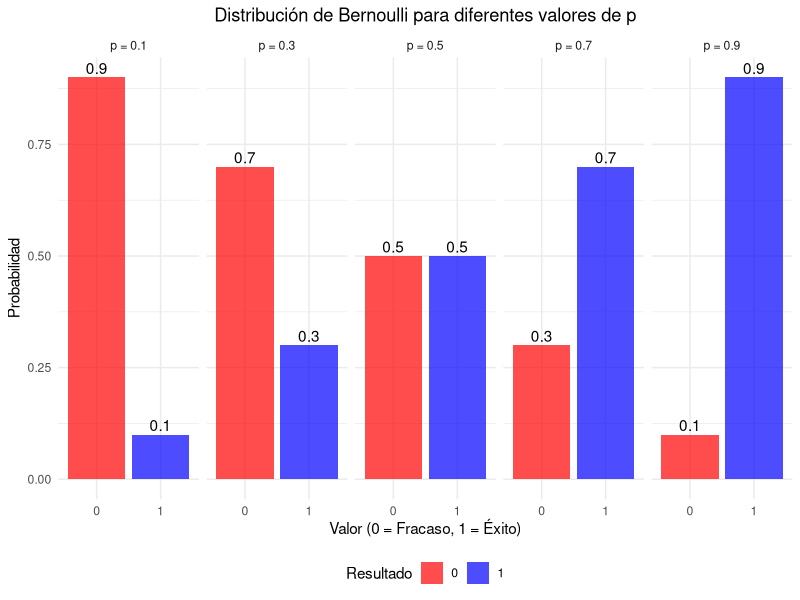
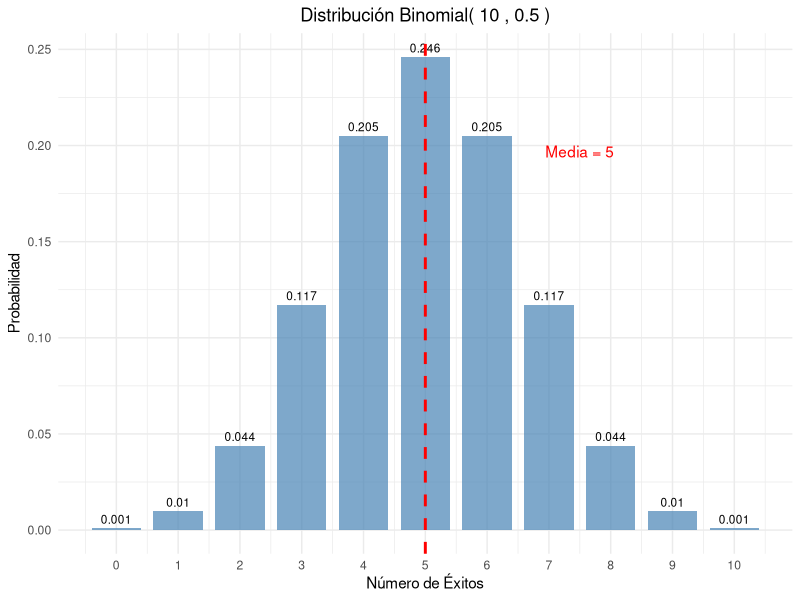
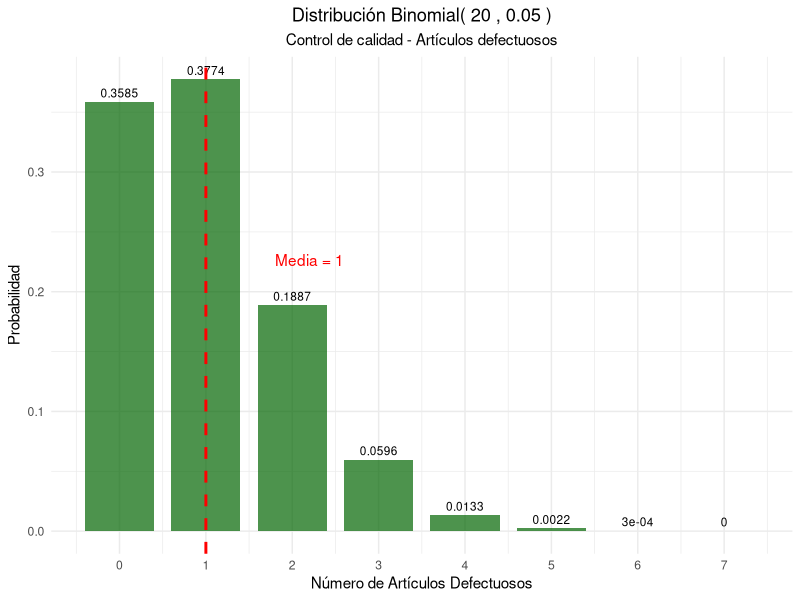
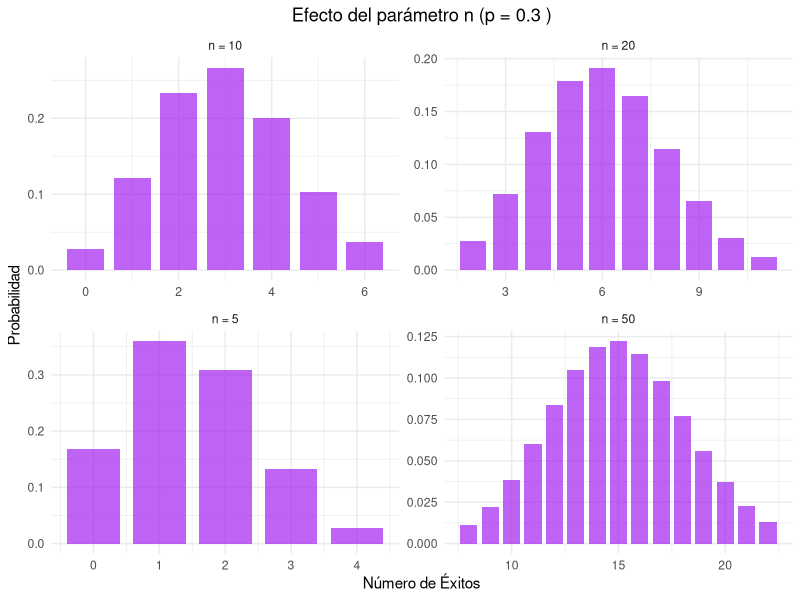
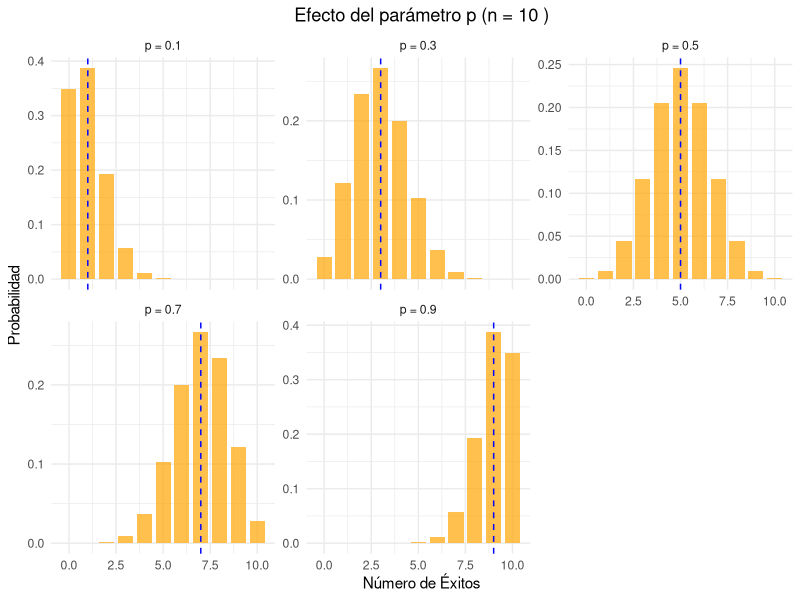
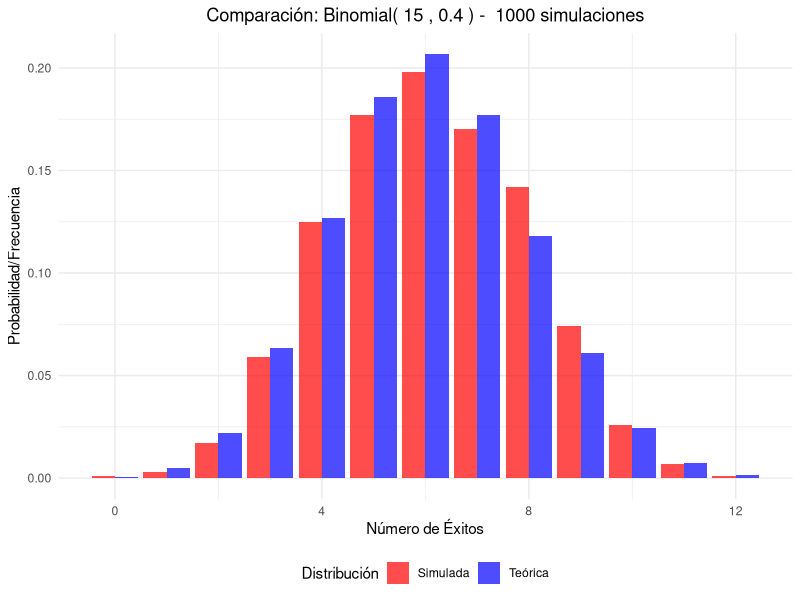
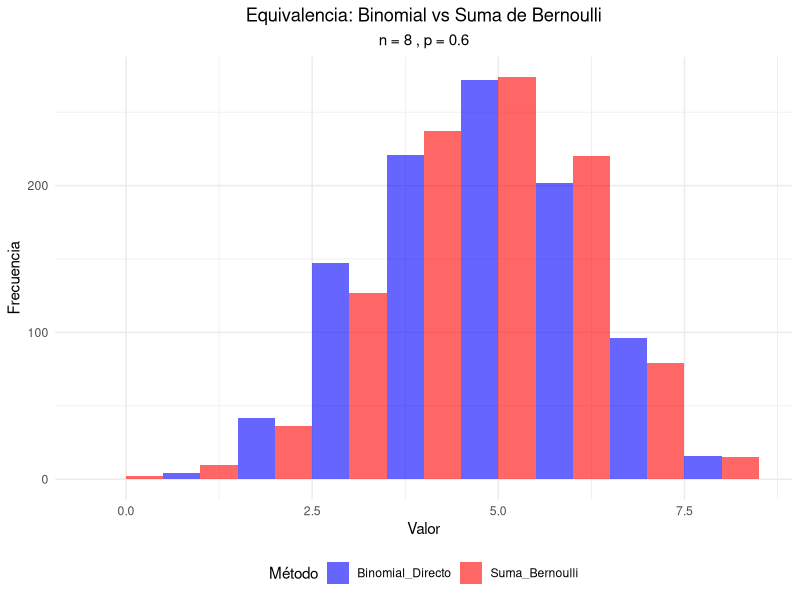
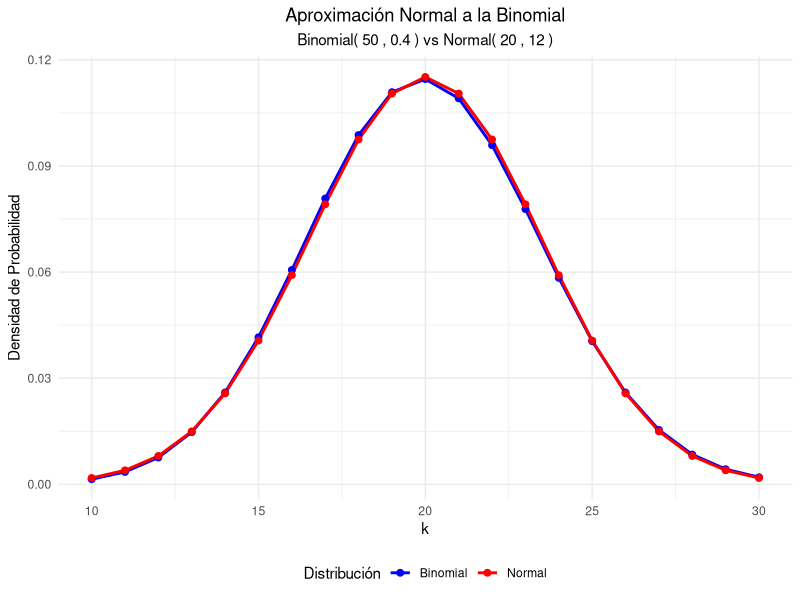

Generate these figures, in order, with R:
## ---- chunk 1
#| label: setup
#| include: false
library(tidyverse)
library(kableExtra)
library(gridExtra)
## ---- chunk 2
#| label: moneda-bernoulli
# Moneda justa
p_moneda <- 0.5

# Crear tabla de probabilidades
bernoulli_moneda <- data.frame(
  Resultado = c("Sello (0)", "Cara (1)"),
  Valor = c(0, 1),
  Probabilidad = c(1-p_moneda, p_moneda)
)

kable(bernoulli_moneda, 
      caption = "Distribución Bernoulli - Moneda justa (p = 0.5)",
      align = "ccc") %>%
  kable_styling(bootstrap_options = "striped")

# Parámetros
media_moneda <- p_moneda
varianza_moneda <- p_moneda * (1 - p_moneda)
desv_std_moneda <- sqrt(varianza_moneda)

cat("Parámetros estadísticos:\n")
cat("Media:", media_moneda, "\n")
cat("Varianza:", varianza_moneda, "\n")
cat("Desviación estándar:", desv_std_moneda, "\n")
## ---- chunk 3
#| label: ejemplos-bernoulli-multiple
# Diferentes valores de p
p_values <- c(0.1, 0.3, 0.5, 0.7, 0.9)

# Crear data frame para visualización
bernoulli_data <- data.frame()
for(p in p_values) {
  temp_data <- data.frame(
    p = paste("p =", p),
    x = c(0, 1),
    probabilidad = c(1-p, p),
    media = p,
    varianza = p*(1-p)
  )
  bernoulli_data <- rbind(bernoulli_data, temp_data)
}

# Tabla de parámetros
param_bernoulli <- data.frame(
  p = p_values,
  Media = p_values,
  Varianza = p_values * (1 - p_values),
  Desv_Std = sqrt(p_values * (1 - p_values))
)

kable(param_bernoulli, 
      caption = "Parámetros de la distribución Bernoulli para diferentes valores de p",
      digits = 4,
      col.names = c("p", "Media", "Varianza", "Desv. Estándar")) %>%
  kable_styling(bootstrap_options = "striped")
## ---- chunk 4
#| label: grafico-bernoulli
#| fig-cap: "Distribución Bernoulli para diferentes valores de p"
ggplot(bernoulli_data, aes(x = factor(x), y = probabilidad, fill = factor(x))) +
  geom_col(alpha = 0.7) +
  geom_text(aes(label = round(probabilidad, 2)), vjust = -0.3) +
  facet_wrap(~p, ncol = 5) +
  scale_fill_manual(values = c("0" = "red", "1" = "blue")) +
  labs(title = "Distribución de Bernoulli para diferentes valores de p",
       x = "Valor (0 = Fracaso, 1 = Éxito)",
       y = "Probabilidad",
       fill = "Resultado") +
  theme_minimal() +
  theme(plot.title = element_text(hjust = 0.5),
        legend.position = "bottom")
## ---- chunk 5
#| label: binomial-monedas
# Parámetros
n_monedas <- 10
p_monedas <- 0.5

# Calcular probabilidades
k_values <- 0:n_monedas
prob_binomial <- dbinom(k_values, n_monedas, p_monedas)

# Crear data frame
binomial_monedas <- data.frame(
  Num_Caras = k_values,
  Probabilidad = prob_binomial
)

# Mostrar tabla
kable(binomial_monedas, 
      caption = paste("Distribución Binomial - 10 lanzamientos de moneda (n =", n_monedas, ", p =", p_monedas, ")"),
      digits = 4,
      col.names = c("Número de Caras", "Probabilidad")) %>%
  kable_styling(bootstrap_options = "striped")

# Parámetros estadísticos
media_monedas <- n_monedas * p_monedas
varianza_monedas <- n_monedas * p_monedas * (1 - p_monedas)
desv_std_monedas <- sqrt(varianza_monedas)

cat("\nParámetros estadísticos:\n")
cat("Media:", media_monedas, "\n")
cat("Varianza:", varianza_monedas, "\n")
cat("Desviación estándar:", round(desv_std_monedas, 4), "\n")
## ---- chunk 6
#| label: grafico-binomial-monedas
#| fig-cap: "Distribución Binomial - 10 lanzamientos de moneda"
ggplot(binomial_monedas, aes(x = Num_Caras, y = Probabilidad)) +
  geom_col(fill = "steelblue", alpha = 0.7, width = 0.8) +
  geom_text(aes(label = round(Probabilidad, 3)), vjust = -0.5, size = 3) +
  geom_vline(xintercept = media_monedas, color = "red", linetype = "dashed", size = 1) +
  annotate("text", x = media_monedas + 2.5, y = max(prob_binomial) * 0.8, 
           label = paste("Media =", media_monedas), color = "red") +
  scale_x_continuous(breaks = k_values) +
  labs(title = paste("Distribución Binomial(", n_monedas, ",", p_monedas, ")"),
       x = "Número de Éxitos",
       y = "Probabilidad") +
  theme_minimal() +
  theme(plot.title = element_text(hjust = 0.5))
## ---- chunk 7
#| label: control-calidad
# Parámetros
n_articulos <- 20
p_defecto <- 0.05

# Probabilidades
k_defectos <- 0:n_articulos
prob_defectos <- dbinom(k_defectos, n_articulos, p_defecto)

# Crear data frame
calidad_data <- data.frame(
  Defectos = k_defectos,
  Probabilidad = prob_defectos
)

# Filtrar probabilidades significativas (> 0.001)
calidad_filtrada <- calidad_data[calidad_data$Probabilidad > 0.001, ]

kable(calidad_filtrada, 
      caption = paste("Distribución Binomial - Control de calidad (n =", n_articulos, ", p =", p_defecto, ")"),
      digits = 4,
      col.names = c("Número de Defectos", "Probabilidad")) %>%
  kable_styling(bootstrap_options = "striped")

# Parámetros estadísticos
media_defectos <- n_articulos * p_defecto
varianza_defectos <- n_articulos * p_defecto * (1 - p_defecto)
desv_std_defectos <- sqrt(varianza_defectos)

cat("Parámetros estadísticos:\n")
cat("Media:", media_defectos, "\n")
cat("Varianza:", round(varianza_defectos, 4), "\n")
cat("Desviación estándar:", round(desv_std_defectos, 4), "\n")

# Probabilidades importantes
prob_0_defectos <- dbinom(0, n_articulos, p_defecto)
prob_max_2_defectos <- pbinom(2, n_articulos, p_defecto)
prob_mas_3_defectos <- 1 - pbinom(3, n_articulos, p_defecto)

cat("\nProbabilidades de interés:\n")
cat("P(0 defectos):", round(prob_0_defectos, 4), "\n")
cat("P(≤ 2 defectos):", round(prob_max_2_defectos, 4), "\n")
cat("P(> 3 defectos):", round(prob_mas_3_defectos, 4), "\n")
## ---- chunk 8
#| label: grafico-calidad
#| fig-cap: "Distribución Binomial - Control de calidad"
ggplot(calidad_data[1:8, ], aes(x = Defectos, y = Probabilidad)) +
  geom_col(fill = "darkgreen", alpha = 0.7, width = 0.8) +
  geom_text(aes(label = round(Probabilidad, 4)), vjust = -0.5, size = 3) +
  geom_vline(xintercept = media_defectos, color = "red", linetype = "dashed", size = 1) +
  annotate("text", x = media_defectos + 1.2, y = max(prob_defectos) * 0.6, 
           label = paste("Media =", media_defectos), color = "red") +
  scale_x_continuous(breaks = 0:7) +
  labs(title = paste("Distribución Binomial(", n_articulos, ",", p_defecto, ")"),
       subtitle = "Control de calidad - Artículos defectuosos",
       x = "Número de Artículos Defectuosos",
       y = "Probabilidad") +
  theme_minimal() +
  theme(plot.title = element_text(hjust = 0.5),
        plot.subtitle = element_text(hjust = 0.5))
## ---- chunk 9
#| label: efecto-n
# Diferentes valores de n con p fijo
n_vals <- c(5, 10, 20, 50)
p_fijo <- 0.3

# Crear data frame para comparación
comp_n_data <- data.frame()
for(n in n_vals) {
  k_vals <- 0:n
  probs <- dbinom(k_vals, n, p_fijo)
  temp_data <- data.frame(
    n = paste("n =", n),
    k = k_vals,
    probabilidad = probs,
    media = n * p_fijo,
    varianza = n * p_fijo * (1 - p_fijo)
  )
  comp_n_data <- rbind(comp_n_data, temp_data)
}

# Filtrar para visualización (solo valores con probabilidad > 0.01)
comp_n_filtered <- comp_n_data[comp_n_data$probabilidad > 0.01, ]

ggplot(comp_n_filtered, aes(x = k, y = probabilidad)) +
  geom_col(fill = "purple", alpha = 0.7, width = 0.8) +
  facet_wrap(~n, scales = "free") +
  labs(title = paste("Efecto del parámetro n (p =", p_fijo, ")"),
       x = "Número de Éxitos",
       y = "Probabilidad") +
  theme_minimal() +
  theme(plot.title = element_text(hjust = 0.5))
## ---- chunk 10
#| label: efecto-p
#| fig-cap: "Efecto del parámetro p en la distribución binomial"
# Diferentes valores de p con n fijo
p_vals <- c(0.1, 0.3, 0.5, 0.7, 0.9)
n_fijo <- 10

# Crear data frame para comparación
comp_p_data <- data.frame()
for(p in p_vals) {
  k_vals <- 0:n_fijo
  probs <- dbinom(k_vals, n_fijo, p)
  temp_data <- data.frame(
    p = paste("p =", p),
    k = k_vals,
    probabilidad = probs,
    media = n_fijo * p,
    varianza = n_fijo * p * (1 - p)
  )
  comp_p_data <- rbind(comp_p_data, temp_data)
}

ggplot(comp_p_data, aes(x = k, y = probabilidad)) +
  geom_col(fill = "orange", alpha = 0.7, width = 0.8) +
  geom_vline(aes(xintercept = media), color = "blue", linetype = "dashed") +
  facet_wrap(~p, scales = "free_y") +
  labs(title = paste("Efecto del parámetro p (n =", n_fijo, ")"),
       x = "Número de Éxitos",
       y = "Probabilidad") +
  theme_minimal() +
  theme(plot.title = element_text(hjust = 0.5))
## ---- chunk 11
#| label: simulacion-binomial
set.seed(456)
n_trials <- 15
p_sim_bin <- 0.4
n_sim_bin <- 1000

# Generar datos
datos_binomial <- rbinom(n_sim_bin, n_trials, p_sim_bin)

# Calcular estadísticas observadas
media_obs_bin <- mean(datos_binomial)
var_obs_bin <- var(datos_binomial)

# Valores teóricos
media_teo_bin <- n_trials * p_sim_bin
var_teo_bin <- n_trials * p_sim_bin * (1 - p_sim_bin)

cat("Media teórica:", media_teo_bin, "| Media observada:", round(media_obs_bin, 4), "\n")
cat("Varianza teórica:", var_teo_bin, "| Varianza observada:", round(var_obs_bin, 4), "\n")

# Comparar distribuciones
freq_obs_bin <- table(datos_binomial) / n_sim_bin
k_sim <- as.numeric(names(freq_obs_bin))
freq_teo_bin <- dbinom(k_sim, n_trials, p_sim_bin)

comparacion_bin <- data.frame(
  k = k_sim,
  Freq_Observada = as.numeric(freq_obs_bin),
  Prob_Teorica = freq_teo_bin
)

kable(head(comparacion_bin, 10), 
      caption = "Comparación frecuencias observadas vs probabilidades teóricas",
      digits = 4,
      col.names = c("k", "Freq. Observada", "Prob. Teórica")) %>%
  kable_styling(bootstrap_options = "striped")
## ---- chunk 12
#| label: grafico-comparacion-sim
#| fig-cap: "Comparación entre distribución teórica y simulada"
library(tidyr)

# Preparar datos para visualización
comp_sim_long <- comparacion_bin %>%
  pivot_longer(cols = c(Freq_Observada, Prob_Teorica),
               names_to = "Tipo",
               values_to = "Probabilidad") %>%
  mutate(Tipo = case_when(
    Tipo == "Freq_Observada" ~ "Simulada",
    Tipo == "Prob_Teorica" ~ "Teórica"
  ))

ggplot(comp_sim_long, aes(x = k, y = Probabilidad, fill = Tipo)) +
  geom_col(position = "dodge", alpha = 0.7) +
  scale_fill_manual(values = c("Teórica" = "blue", "Simulada" = "red")) +
  labs(title = paste("Comparación: Binomial(", n_trials, ",", p_sim_bin, ") - ", n_sim_bin, "simulaciones"),
       x = "Número de Éxitos",
       y = "Probabilidad/Frecuencia",
       fill = "Distribución") +
  theme_minimal() +
  theme(plot.title = element_text(hjust = 0.5),
        legend.position = "bottom")
## ---- chunk 13
#| label: relacion-bernoulli-binomial
set.seed(789)
n_exp <- 8
p_exp <- 0.6
n_sim_rel <- 1000

# Método 1: Generar directamente de Binomial
binomial_directo <- rbinom(n_sim_rel, n_exp, p_exp)

# Método 2: Sumar n variables Bernoulli independientes
suma_bernoulli <- replicate(n_sim_rel, {
  bernoulli_vars <- rbinom(n_exp, 1, p_exp)
  sum(bernoulli_vars)
})

# Comparar distribuciones
comparacion_relacion <- data.frame(
  Binomial_Directo = binomial_directo,
  Suma_Bernoulli = suma_bernoulli
)

# Visualización comparativa
comp_rel_long <- comparacion_relacion %>%
  mutate(id = row_number()) %>%
  pivot_longer(cols = c(Binomial_Directo, Suma_Bernoulli),
               names_to = "Metodo",
               values_to = "Valor")

ggplot(comp_rel_long, aes(x = Valor, fill = Metodo)) +
  geom_histogram(alpha = 0.6, position = "dodge", binwidth =1, center =0) +
  scale_fill_manual(values = c("Binomial_Directo" = "blue", "Suma_Bernoulli" = "red")) +
  labs(title = "Equivalencia: Binomial vs Suma de Bernoulli",
       subtitle = paste("n =", n_exp, ", p =", p_exp),
       x = "Valor",
       y = "Frecuencia",
       fill = "Método") +
  theme_minimal() +
  theme(plot.title = element_text(hjust = 0.5),
        plot.subtitle = element_text(hjust = 0.5),
        legend.position = "bottom")
## ---- chunk 14
#| label: aproximacion-normal
# Parámetros para aproximación normal
n_aprox <- 50
p_aprox <- 0.4

# Verificar condiciones
condicion1 <- n_aprox * p_aprox >= 5
condicion2 <- n_aprox * (1 - p_aprox) >= 5

cat("Condiciones para aproximación normal:\n")
cat("np =", n_aprox * p_aprox, "≥ 5:", condicion1, "\n")
cat("n(1-p) =", n_aprox * (1-p_aprox), "≥ 5:", condicion2, "\n")

if(condicion1 & condicion2) {
  # Calcular probabilidades exactas y aproximadas
  k_aprox <- 0:n_aprox
  prob_exacta <- dbinom(k_aprox, n_aprox, p_aprox)
  
  # Aproximación normal (con corrección de continuidad)
  media_normal <- n_aprox * p_aprox
  var_normal <- n_aprox * p_aprox * (1 - p_aprox)
  sd_normal <- sqrt(var_normal)
  
  # Crear data frame para comparación
  aprox_data <- data.frame(
    k = k_aprox,
    Binomial = prob_exacta,
    Normal = dnorm(k_aprox, media_normal, sd_normal)
  )
  
  # Filtrar valores significativos
  aprox_filtered <- aprox_data[aprox_data$Binomial > 0.001, ]
  
  # Visualización
  aprox_long <- aprox_filtered %>%
    pivot_longer(cols = c(Binomial, Normal),
                 names_to = "Distribucion",
                 values_to = "Densidad")
  
  ggplot(aprox_long, aes(x = k, y = Densidad, color = Distribucion)) +
    geom_line(size = 1) +
    geom_point(size = 2) +
    scale_color_manual(values = c("Binomial" = "blue", "Normal" = "red")) +
    labs(title = "Aproximación Normal a la Binomial",
         subtitle = paste("Binomial(", n_aprox, ",", p_aprox, ") vs Normal(", media_normal, ",", round(sd_normal^2, 2), ")"),
         x = "k",
         y = "Densidad de Probabilidad",
         color = "Distribución") +
    theme_minimal() +
    theme(plot.title = element_text(hjust = 0.5),
          plot.subtitle = element_text(hjust = 0.5),
          legend.position = "bottom")
}
## ---- chunk 15
#| label: aplicacion-medicina
# Parámetros
n_pacientes <- 25
p_cura <- 0.8

# Preguntas de interés
# 1. ¿Cuál es la probabilidad de que exactamente 20 pacientes se curen?
prob_20_curas <- dbinom(20, n_pacientes, p_cura)

# 2. ¿Cuál es la probabilidad de que al menos 22 pacientes se curen?
prob_min_22 <- 1 - pbinom(21, n_pacientes, p_cura)

# 3. ¿Cuál es la probabilidad de que entre 18 y 22 pacientes se curen?
prob_18_22 <- pbinom(22, n_pacientes, p_cura) - pbinom(17, n_pacientes, p_cura)

# Parámetros estadísticos
media_curas <- n_pacientes * p_cura
varianza_curas <- n_pacientes * p_cura * (1 - p_cura)
desv_std_curas <- sqrt(varianza_curas)

cat("Aplicación Médica - Efectividad del tratamiento:\n")
cat("Parámetros: n =", n_pacientes, ", p =", p_cura, "\n\n")
cat("Estadísticas esperadas:\n")
cat("Número esperado de curas:", media_curas, "\n")
cat("Varianza:", varianza_curas, "\n")
cat("Desviación estándar:", round(desv_std_curas, 4), "\n\n")
cat("Probabilidades de interés:\n")
cat("P(exactamente 20 curas):", round(prob_20_curas, 4), "\n")
cat("P(al menos 22 curas):", round(prob_min_22, 4), "\n")
cat("P(entre 18 y 22 curas):", round(prob_18_22, 4), "\n")

# Visualización
k_medicina <- 0:n_pacientes
prob_medicina <- dbinom(k_medicina, n_pacientes, p_cura)
medicina_data <- data.frame(k = k_medicina, probabilidad = prob_medicina)

ggplot(medicina_data, aes(x = k, y = probabilidad)) +
  geom_col(fill = "darkblue", alpha = 0.7, width = 0.8) +
  geom_vline(xintercept = media_curas, color = "red", linetype = "dashed", size = 1) +
  geom_vline(xintercept = c(18, 22), color = "orange", linetype = "dotted", size = 1) +
  annotate("text", x = media_curas + 1.5, y = max(prob_medicina) * 0.8, 
           label = paste("E[X] =", media_curas), color = "red") +
  annotate("rect", xmin = 18, xmax = 22, ymin = 0, ymax = Inf, 
           alpha = 0.2, fill = "orange") +
  labs(title = "Distribución del Número de Pacientes Curados",
       subtitle = paste("Binomial(", n_pacientes, ",", p_cura, ")"),
       x = "Número de Pacientes Curados",
       y = "Probabilidad") +
  theme_minimal() +
  theme(plot.title = element_text(hjust = 0.5),
        plot.subtitle = element_text(hjust = 0.5))
## ---- chunk 16
#| label: control-calidad
# Parámetros
n_articulos <- 1
p_defecto <- 0.02

# Probabilidades
k_defectos <- 0:n_articulos
prob_defectos <- dbinom(k_defectos, n_articulos, p_defecto)

# Crear data frame
calidad_data <- data.frame(
  Defectos = k_defectos,
  Probabilidad = prob_defectos
)

# Filtrar probabilidades significativas (> 0.001)
calidad_filtrada <- calidad_data[calidad_data$Probabilidad > 0.001, ]

kable(calidad_filtrada, 
      caption = paste("Distribución Binomial - Control de calidad (n =", n_articulos, ", p =", p_defecto, ")"),
      digits = 4,
      col.names = c("Número de Defectos", "Probabilidad")) %>%
  kable_styling(bootstrap_options = "striped")

# Parámetros estadísticos
media_defectos <- n_articulos * p_defecto
varianza_defectos <- n_articulos * p_defecto * (1 - p_defecto)
desv_std_defectos <- sqrt(varianza_defectos)

cat("Parámetros estadísticos:\n")
cat("Media:", media_defectos, "\n")
cat("Varianza:", round(varianza_defectos, 4), "\n")
cat("Desviación estándar:", round(desv_std_defectos, 4), "\n")

# Probabilidades importantes
prob_no_defecto <- dbinom(0, n_articulos, p_defecto)
prob_defecto <- dbinom(1, n_articulos, p_defecto)

cat("\nProbabilidades de interés:\n")
cat("P(No defectuosa):", round(prob_no_defecto, 4), "\n")
cat("P(Defectuosa):", round(prob_defecto, 4), "\n")

## ---- chunk 17
#| label: control-calidad
# Parámetros
n_articulos <- 10
p_defecto <- 0.02

# Probabilidades
k_defectos <- 0:n_articulos
prob_defectos <- dbinom(k_defectos, n_articulos, p_defecto)

# Crear data frame
calidad_data <- data.frame(
  Defectos = k_defectos,
  Probabilidad = prob_defectos
)

kable(calidad_data, 
      caption = paste("Distribución Binomial - Control de calidad (n =", n_articulos, ", p =", p_defecto, ")"),
      digits = 6,
      col.names = c("Número de Defectos", "Probabilidad")) %>%
  kable_styling(bootstrap_options = "striped")

# Probabilidad de encontrar exactamente 2 defectuosas
prob_2_defectos <- dbinom(2, n_articulos, p_defecto)

cat("\nProbabilidades de interés:\n")
cat("P(x = 2 defectuosas en 10 piezas)=", round(prob_2_defectos, 6), "\n")
## ---- chunk 18
#| label: control-calidad
# Parámetros
n_preguntas <- 1
p_acierto <- 1/4
p_erro <- 1 - p_acierto

# Probabilidades
k_resultados <- 0:n_articulos
prob_resultados <- dbinom(k_resultados, n_preguntas, p_acierto)

# Crear data frame
examen_data <- data.frame(
  Resultado = k_resultados,
  Probabilidad = prob_resultados
)

#Tabla
kable(examen_data, 
      caption = paste("Distribución Binomial - Examen (n =", n_preguntas, ", p =", p_acierto, ")"),
      digits = 4,
      col.names = c("Resultado (0=Error,1=Acierto)", "Probabilidad")) %>%
  kable_styling(bootstrap_options = "striped")

# Parámetros estadísticos
media_resultados <- n_preguntas * p_acierto
varianza_resultados <- n_preguntas * p_acierto * (1 - p_acierto)
desv_std_resultados <- sqrt(varianza_resultados)

cat("Parámetros estadísticos:\n")
cat("Media:", media_resultados, "\n")
cat("Varianza:", round(varianza_resultados, 4), "\n")
cat("Desviación estándar:", round(desv_std_resultados, 4), "\n")

cat("Resultados:\n")
cat("a) Modelo: Bernoulli (n=1, p=0.25)\n")
cat("b) Probabilidad de acertar:", p_acierto,":\n")
cat("c) Parámetros estadísticos:\n")
## ---- chunk 19
#| label: binomial-monedas
# Parámetros
n_monedas <- 15
p_monedas <- 0.5

# Calcular probabilidades
k_values <- 0:n_monedas
prob_binomial <- dbinom(k_values, n_monedas, p_monedas)

# Crear data frame
binomial_monedas <- data.frame(
  Num_Caras = k_values,
  Probabilidad = prob_binomial
)

# Mostrar tabla
kable(binomial_monedas, 
      caption = paste("Distribución Binomial - 15 lanzamientos de moneda (n =", n_monedas, ", p =", p_monedas, ")"),
      digits = 4,
      col.names = c("Número de Caras", "Probabilidad")) %>%
  kable_styling(bootstrap_options = "striped")

# Parámetros estadísticos
media_monedas <- n_monedas * p_monedas
varianza_monedas <- n_monedas * p_monedas * (1 - p_monedas)
desv_std_monedas <- sqrt(varianza_monedas)

cat("\nParámetros estadísticos:\n")
cat("Media:", media_monedas, "\n")
cat("Varianza:", varianza_monedas, "\n")
cat("Desviación estándar:", round(desv_std_monedas, 4), "\n")
## ---- chunk 20
#| label: grafico-binomial-monedas
#| fig-cap: "Distribución Binomial - 15 lanzamientos de moneda"
ggplot(binomial_monedas, aes(x = Num_Caras, y = Probabilidad)) +
  geom_col(fill = "steelblue", alpha = 0.7, width = 0.8) +
  geom_text(aes(label = round(Probabilidad, 3)), vjust = -0.5, size = 3) +
  geom_vline(xintercept = media_monedas, color = "red", linetype = "dashed", size = 1) +
  annotate("text", x = media_monedas + 2.5, y = max(prob_binomial) * 0.8, 
           label = paste("Media =", media_monedas), color = "red") +
  scale_x_continuous(breaks = k_values) +
  labs(title = paste("Distribución Binomial(", n_monedas, ",", p_monedas, ")"),
       x = "Número de Éxitos",
       y = "Probabilidad") +
  theme_minimal() +
  theme(plot.title = element_text(hjust = 0.5))
## ---- chunk 21
n_pacientes <- 20
p_pacientes <- 0.85
k_curados_18 <- 18

# a) Probalidad de exactamente 18 curas
prob_18_curados <- dbinom(k_curados_18, n_pacientes, p_pacientes)

cat("Solución Ejercicio Medicamento:\n")
cat("a) P(18 curado) =", prob_18_curados, "\n")

#b) Probabilidad de que se curen entre 15 y 19 pacientes.
prob_15_19_curados <- pbinom(19, n_pacientes,
  p_pacientes) - pbinom(14, n_pacientes, p_pacientes)

cat("b) P(entre 15 y 19 curados) =", prob_15_19_curados, "\n")

#c) Pacientes que se espera que se curen
media_curas <- n_pacientes * p_pacientes

cat("c) Pacientes que se espera que se curen =", media_curas, "\n")
## ---- chunk 22
# Generar datos variables independientes binomiales y sumarlas
X <- rbinom(1000, 10, 0.5)
Y <- rbinom(1000, 15, 0.5)

Z <- X + Y

# Comparar con una binomial directa
W <- rbinom(1000, 25, 0.5)

# Dataframes con el mismo nombre de columna
datos_comparacion <- data.frame(
  Valor = Z,
  Tipo = "Suma de Binomiales"
)

datos_comparacion_2 <- data.frame(
  Valor = W,
  Tipo = "Binomial Directa"
)

# Unir en un solo dataframe
datos_final <- rbind(datos_comparacion, datos_comparacion_2)

# Graficar
library(ggplot2)

ggplot(datos_final, aes(x = Valor, fill = Tipo)) +
  geom_histogram(position = "dodge", alpha = 0.6, center = 0, binwidth = 1) +
  scale_fill_manual(values = c("Suma de Binomiales" = "aquamarine",
                               "Binomial Directa" = "chartreuse3")) +
  scale_x_continuous(breaks = seq(0, 25, by = 1)) +
  labs(title = "Comparación: Suma de Binomiales vs Binomial Directa",
       x = "Valor",
       y = "Frecuencia",
       fill = "Distribución") +
  theme_minimal() +
  theme(plot.title = element_text(hjust = 0.5),
        legend.position = "bottom")

## ---- chunk 23
#| label: solucion-exr-simulacion_5
#| echo: false

set.seed(101)

# Parámetros
n1 <- 10
n2 <- 15
p_exr <- 0.5
n_sim_exr <- 1000

# Simulación
X <- rbinom(n_sim_exr, n1, p_exr)
Y <- rbinom(n_sim_exr, n2, p_exr)
Z <- X + Y

# Comparar con Binomial(n1+n2, p)
Z_teo <- rbinom(n_sim_exr, n1 + n2, p_exr)

# Estadísticas
media_Z <- mean(Z)
media_Z_teo <- mean(Z_teo)
var_Z <- var(Z)
var_Z_teo <- var(Z_teo)
cat("Solución Ejercicio Simulación 5:\n")
cat("Media Z (simulada):", round(media_Z, 4),
 " | Media Z (teórica):", round(media_Z_teo, 4), "\n")
cat("Varianza Z (simulada):", round(var_Z, 4),
 " | Varianza Z (teórica):", round(var_Z_teo, 4), "\n")

# Visualización
comp_exr_data <- data.frame(
  Valor = c(Z, Z_teo),
  Tipo = rep(c("Simulada", "Teórica"), each = n_sim_exr)
)
ggplot(comp_exr_data, aes(x = Valor, fill = Tipo)) +
  geom_histogram(alpha = 0.6, position = "identity", bins = n1 + n2 + 1) +
  scale_fill_manual(values = c("Simulada" = "green", "Teórica" = "purple")) +
  labs(title = "Comparación: Suma de Binomiales vs Binomial Total",
       subtitle = paste("n1 =", n1, ", n2 =", n2, ", p =", p_exr),
       x = "Valor",
       y = "Frecuencia",
       fill = "Distribución") +
  theme_minimal() +
  theme(plot.title = element_text(hjust = 0.5),
        plot.subtitle = element_text(hjust = 0.5),
        legend.position = "bottom")
